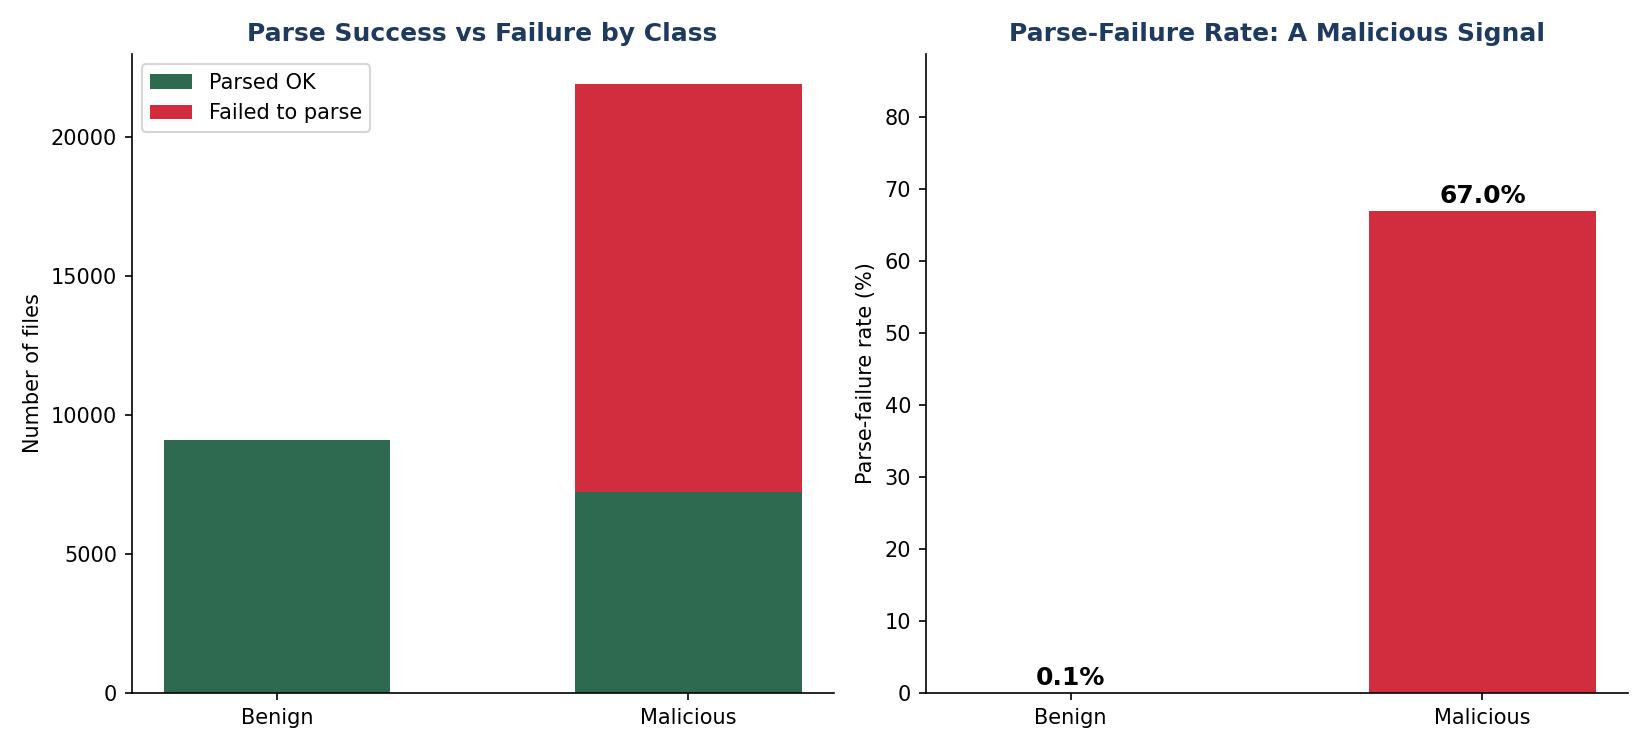

Write Python code to recreate this figure.
#!/usr/bin/env python3
"""
========================================================================
PARSE COVERAGE ANALYSIS  —  the "malformed = malicious" finding
========================================================================
This measures, across your ENTIRE dataset, how many benign and malicious
PDFs parse successfully and how many fail. It tests the key finding:

    A PDF that fails to parse is, in this data, almost always malicious.

If that holds at scale, parse failure is a strong, cheap detection
signal that the current pipeline throws away.

WHAT IT PRODUCES:
    parse_coverage.txt   : the full numbers, ready to paste and quote
    parse_coverage.png   : a chart for the dissertation

It reads file STRUCTURE only. It never opens or executes any file.

HOW TO RUN (from project root, .venv active):
    python parse_coverage.py

It processes tens of thousands of files, so it may take a while. It
prints progress as it goes.
========================================================================
"""

import contextlib
import io
import sys
import time
from pathlib import Path

PROJECT_ROOT = Path(__file__).resolve().parents[0]
if str(PROJECT_ROOT) not in sys.path:
    sys.path.insert(0, str(PROJECT_ROOT))

from src.features.extractor import PDFFeatureExtractor
from src.parser.document_parser import PDFParser

BENIGN_DIR = PROJECT_ROOT / "data" / "expanded" / "benign"
MALICIOUS_DIR = PROJECT_ROOT / "data" / "expanded" / "malicious"
PDF_MAGIC = b"%PDF"


def analyse_folder(folder, label, parser, extractor):
    """Run every file in a folder through the real parser and tally outcomes."""
    files = [p for p in sorted(folder.rglob("*")) if p.is_file()]
    total = len(files)
    ok = 0
    failed = 0
    errors = {}
    start = time.time()

    print(f"\nAnalysing {total} {label} files...")
    for i, path in enumerate(files, 1):
        try:
            with path.open("rb") as fh:
                if PDF_MAGIC not in fh.read(1024):
                    errors["no_header"] = errors.get("no_header", 0) + 1
                    failed += 1
                    continue
            with contextlib.redirect_stderr(io.StringIO()):
                parsed = parser.parse(path)
                extractor.extract(parsed)
            ok += 1
        except Exception as exc:  # noqa: BLE001 (we want every failure type)
            failed += 1
            name = type(exc).__name__
            errors[name] = errors.get(name, 0) + 1

        if i % 1000 == 0:
            elapsed = time.time() - start
            rate = i / elapsed if elapsed else 0
            print(f"  {label}: {i}/{total}  ok={ok} failed={failed}  "
                  f"({rate:.0f} files/sec)")

    return {
        "label": label,
        "total": total,
        "ok": ok,
        "failed": failed,
        "errors": errors,
        "seconds": round(time.time() - start, 1),
    }


def main():
    print("=" * 66)
    print("PARSE COVERAGE ANALYSIS")
    print("=" * 66)

    parser = PDFParser()
    extractor = PDFFeatureExtractor()

    benign = analyse_folder(BENIGN_DIR, "benign", parser, extractor)
    malicious = analyse_folder(MALICIOUS_DIR, "malicious", parser, extractor)

    # ---- key derived numbers ----
    b_total, b_ok, b_failed = benign["total"], benign["ok"], benign["failed"]
    m_total, m_ok, m_failed = malicious["total"], malicious["ok"], malicious["failed"]

    b_fail_rate = (b_failed / b_total * 100) if b_total else 0
    m_fail_rate = (m_failed / m_total * 100) if m_total else 0

    total_failures = b_failed + m_failed
    # Of all the files that FAILED to parse, how many were malicious?
    failure_precision = (m_failed / total_failures * 100) if total_failures else 0

    lines = []
    lines.append("PARSE COVERAGE ANALYSIS  (full dataset)")
    lines.append("=" * 66)
    lines.append("")
    lines.append("BENIGN")
    lines.append(f"  Total files      : {b_total}")
    lines.append(f"  Parsed OK        : {b_ok}  ({b_ok/b_total*100:.2f}%)")
    lines.append(f"  Failed to parse  : {b_failed}  ({b_fail_rate:.2f}%)")
    lines.append(f"  Error types      : {benign['errors']}")
    lines.append("")
    lines.append("MALICIOUS")
    lines.append(f"  Total files      : {m_total}")
    lines.append(f"  Parsed OK        : {m_ok}  ({m_ok/m_total*100:.2f}%)")
    lines.append(f"  Failed to parse  : {m_failed}  ({m_fail_rate:.2f}%)")
    lines.append(f"  Error types      : {malicious['errors']}")
    lines.append("")
    lines.append("THE KEY FINDING")
    lines.append("-" * 66)
    lines.append(f"  Benign parse-failure rate    : {b_fail_rate:.2f}%")
    lines.append(f"  Malicious parse-failure rate : {m_fail_rate:.2f}%")
    lines.append(f"  Of ALL files that failed to parse, {failure_precision:.2f}% were malicious.")
    lines.append("")
    if b_fail_rate < 2 and m_fail_rate > 30:
        lines.append("  => Parse failure is a STRONG malicious signal in this dataset.")
        lines.append("     A file that cannot be parsed is overwhelmingly likely malicious.")
        lines.append("     The current pipeline discards these files, silently missing")
        lines.append(f"     roughly {m_fail_rate:.0f}% of the malicious samples.")
    else:
        lines.append("  => The signal is weaker than the sample suggested; interpret with care.")
    lines.append("")
    lines.append("COVERAGE IMPLICATION")
    lines.append("-" * 66)
    lines.append(f"  Current system classifies only files that parse:")
    lines.append(f"    malicious coverage = {m_ok}/{m_total} = {m_ok/m_total*100:.1f}%")
    lines.append(f"  Treating parse failure as 'suspicious' would raise malicious")
    lines.append(f"    coverage to effectively {(m_ok+m_failed)/m_total*100:.1f}%.")
    lines.append("")
    lines.append(f"(Benign analysed in {benign['seconds']}s, "
                 f"malicious in {malicious['seconds']}s.)")

    report = "\n".join(lines)
    with open("parse_coverage.txt", "w") as f:
        f.write(report)
    print("\n" + report)
    print("\nSaved parse_coverage.txt")

    # ---- chart ----
    try:
        import matplotlib
        matplotlib.use("Agg")
        import matplotlib.pyplot as plt
        import numpy as np

        fig, (ax1, ax2) = plt.subplots(1, 2, figsize=(11, 5), dpi=150)

        # Left: stacked parse success/failure by class
        classes = ["Benign", "Malicious"]
        ok_vals = [b_ok, m_ok]
        fail_vals = [b_failed, m_failed]
        x = np.arange(len(classes))
        ax1.bar(x, ok_vals, 0.55, label="Parsed OK", color="#2D6A4F")
        ax1.bar(x, fail_vals, 0.55, bottom=ok_vals, label="Failed to parse", color="#D12D3F")
        ax1.set_xticks(x); ax1.set_xticklabels(classes)
        ax1.set_ylabel("Number of files")
        ax1.set_title("Parse Success vs Failure by Class", fontsize=12,
                      fontweight="bold", color="#1F3A5F")
        ax1.legend()
        for s in ["top", "right"]: ax1.spines[s].set_visible(False)

        # Right: failure rates
        rates = [b_fail_rate, m_fail_rate]
        bars = ax2.bar(classes, rates, 0.55, color=["#2D6CB5", "#D12D3F"])
        for b, v in zip(bars, rates):
            ax2.text(b.get_x()+b.get_width()/2, v+1, f"{v:.1f}%",
                     ha="center", fontsize=12, fontweight="bold")
        ax2.set_ylabel("Parse-failure rate (%)")
        ax2.set_ylim(0, max(rates) * 1.25 + 5)
        ax2.set_title("Parse-Failure Rate: A Malicious Signal", fontsize=12,
                      fontweight="bold", color="#1F3A5F")
        for s in ["top", "right"]: ax2.spines[s].set_visible(False)

        plt.tight_layout()
        plt.savefig("parse_coverage.png", dpi=150, facecolor="white")
        print("Saved parse_coverage.png")
    except Exception as e:
        print(f"(Chart skipped: {e})")

    print("\n" + "=" * 66)
    print("DONE. Paste parse_coverage.txt back.")
    print("=" * 66)


if __name__ == "__main__":
    main()
